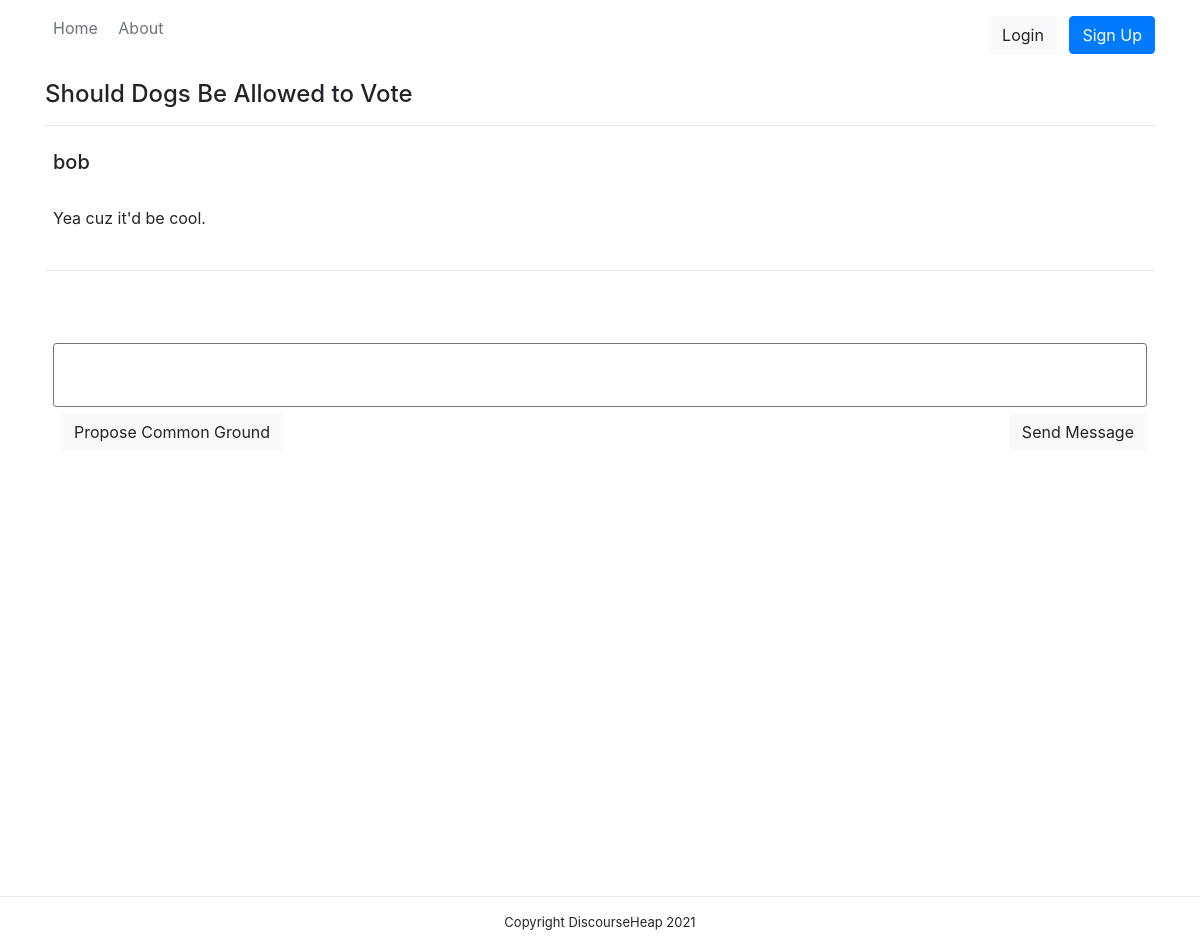
Screenshot of /discussions/discussion/1 with the database file from the repository.
### discussions/models.py (models this page shows, shortened)
class Discussion(models.Model):
    NOT_STARTED = 0
    ONGOING = 1
    COMMON_GROUND_ACHIEVED = 2
    NO_CONCLUSION = 3
    event = models.ForeignKey(Event, on_delete=models.CASCADE, null=False)
    creation_date = models.DateTimeField('date created')
    conclusion = models.IntegerField(default=0)

class Event(models.Model):
    title = models.CharField(max_length=400, null=False)
    description = models.TextField(null=False)
    img_src = models.TextField(null=True, blank=True)
    start_date = models.DateTimeField('date start')
    end_date = models.DateTimeField('date end')

class Message(models.Model):
    INITIAL = 0
    RESPONSE = 1
    COMMON_GROUND_PROPOSAL = 2
    message_type = models.IntegerField(default=0)
    user = models.ForeignKey(User, on_delete=models.SET_NULL, null=True)
    discussion = models.ForeignKey(Discussion, on_delete=models.CASCADE)
    event = models.ForeignKey(Event, on_delete=models.CASCADE, null=False)
    text = models.TextField(null=False)
    date = models.DateTimeField('date')

### discussions/views.py (the view)
# urls.py: path('discussion/<int:pk>', views.discussion, name="discussion"),
def discussion(request, pk):
    discussion = get_object_or_404(Discussion, pk=pk)
    messages = Message.objects.filter(discussion=discussion)
    return render(request, 'discussion.html', context={'discussion':discussion, 'messages':messages})

### discussions/templates/discussion.html (shortened to what this page needs)
{% extends 'base.html' %}
{% load static %}
{% block content %}
<div class="container">
    <h4>{{ discussion.event.title }}</h4>
    <hr/>
    {% for message in messages %}
        {% include 'message.html' with message=message %}
    {% endfor %}
    <br/>
    <div class="message-div">
        <br/>
        <textarea></textarea>
        <a style="float:left;" class="btn btn-light ml-2">Propose Common Ground</a>
        <a style="float:right;" class="btn btn-light ml-2">Send Message</a>
        <br/><br/><br/>
    </div>
</div>
{% endblock %}

### discussions/templates/message.html
<div class="message-div">
    <h5>{{ message.user }}</h5>
    <br/>
    <p>{{ message.text }}</p>
</div>
<hr/>

### static/css/gr-styles.css (style rules this page uses)
textarea { height: 4em; width: 100%; border-radius: 0.2em; resize: none; }
.message-div { padding: 0.5em; }

### rows the page displays
Discussion: event "Should Dogs Be Allowed to Vote"
Message: user "bob", text "Yea cuz it'd be cool."
